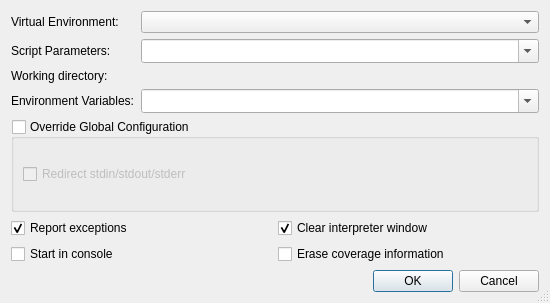
<?xml version="1.0" encoding="UTF-8"?>
<ui version="4.0">
 <class>StartCoverageDialog</class>
 <widget class="QDialog" name="StartCoverageDialog">
  <property name="geometry">
   <rect>
    <x>0</x>
    <y>0</y>
    <width>550</width>
    <height>303</height>
   </rect>
  </property>
  <property name="windowTitle">
   <string>Start coverage run</string>
  </property>
  <property name="sizeGripEnabled">
   <bool>true</bool>
  </property>
  <layout class="QVBoxLayout" name="verticalLayout_2">
   <item>
    <layout class="QGridLayout" name="gridLayout_3">
     <item row="2" column="0">
      <widget class="QLabel" name="TextLabel2">
       <property name="text">
        <string>Working directory:</string>
       </property>
       <property name="buddy">
        <cstring>workdirPicker</cstring>
       </property>
      </widget>
     </item>
     <item row="1" column="0">
      <widget class="QLabel" name="TextLabel1">
       <property name="text">
        <string>Script Parameters:</string>
       </property>
       <property name="buddy">
        <cstring>cmdlineCombo</cstring>
       </property>
      </widget>
     </item>
     <item row="1" column="1">
      <widget class="QComboBox" name="cmdlineCombo">
       <property name="sizePolicy">
        <sizepolicy hsizetype="Expanding" vsizetype="Fixed">
         <horstretch>0</horstretch>
         <verstretch>0</verstretch>
        </sizepolicy>
       </property>
       <property name="toolTip">
        <string>Enter the commandline parameters</string>
       </property>
       <property name="whatsThis">
        <string>&lt;b&gt;Commandline&lt;/b&gt;
&lt;p&gt;Enter the commandline parameters in this field.&lt;/p&gt;</string>
       </property>
       <property name="editable">
        <bool>true</bool>
       </property>
       <property name="insertPolicy">
        <enum>QComboBox::InsertAtTop</enum>
       </property>
       <property name="sizeAdjustPolicy">
        <enum>QComboBox::AdjustToMinimumContentsLengthWithIcon</enum>
       </property>
       <property name="duplicatesEnabled">
        <bool>false</bool>
       </property>
      </widget>
     </item>
     <item row="3" column="1">
      <widget class="QComboBox" name="environmentCombo">
       <property name="sizePolicy">
        <sizepolicy hsizetype="Expanding" vsizetype="Fixed">
         <horstretch>0</horstretch>
         <verstretch>0</verstretch>
        </sizepolicy>
       </property>
       <property name="toolTip">
        <string>Enter the environment variables to be set.</string>
       </property>
       <property name="whatsThis">
        <string>&lt;b&gt;Environment Variables&lt;/b&gt;
&lt;p&gt;Enter the environment variables to be set for the program. The individual settings must be separated by whitespace and be given in the form 'var=value'. In order to add to an environment variable, enter it in the form 'var+=value'. To delete an environment variable, append a '-' to the variable name.&lt;/p&gt;
&lt;p&gt;Example: var1=1 var2=&quot;hello world&quot; var3+=&quot;:/tmp&quot; var4-&lt;/p&gt;</string>
       </property>
       <property name="editable">
        <bool>true</bool>
       </property>
       <property name="insertPolicy">
        <enum>QComboBox::InsertAtTop</enum>
       </property>
       <property name="sizeAdjustPolicy">
        <enum>QComboBox::AdjustToMinimumContentsLengthWithIcon</enum>
       </property>
       <property name="duplicatesEnabled">
        <bool>false</bool>
       </property>
      </widget>
     </item>
     <item row="2" column="1">
      <widget class="E5ComboPathPicker" name="workdirPicker" native="true">
       <property name="sizePolicy">
        <sizepolicy hsizetype="Expanding" vsizetype="Preferred">
         <horstretch>0</horstretch>
         <verstretch>0</verstretch>
        </sizepolicy>
       </property>
       <property name="focusPolicy">
        <enum>Qt::WheelFocus</enum>
       </property>
       <property name="toolTip">
        <string>Enter the working directory</string>
       </property>
       <property name="whatsThis">
        <string>&lt;b&gt;Working directory&lt;/b&gt;
&lt;p&gt;Enter the working directory of the application to be debugged. Leave it empty to set the working directory to the executable directory.&lt;/p&gt;</string>
       </property>
      </widget>
     </item>
     <item row="0" column="1">
      <widget class="QComboBox" name="venvComboBox">
       <property name="sizePolicy">
        <sizepolicy hsizetype="Expanding" vsizetype="Fixed">
         <horstretch>0</horstretch>
         <verstretch>0</verstretch>
        </sizepolicy>
       </property>
       <property name="toolTip">
        <string>Select the virtual environment to be used</string>
       </property>
       <property name="whatsThis">
        <string>&lt;b&gt;Virtual Environment&lt;/b&gt;
&lt;p&gt;Enter the virtual environment to be used. Leave it empty to use the default environment, i.e. the one configured globally or per project.&lt;/p&gt;</string>
       </property>
       <property name="sizeAdjustPolicy">
        <enum>QComboBox::AdjustToContentsOnFirstShow</enum>
       </property>
      </widget>
     </item>
     <item row="0" column="0">
      <widget class="QLabel" name="label">
       <property name="text">
        <string>Virtual Environment:</string>
       </property>
       <property name="buddy">
        <cstring>venvComboBox</cstring>
       </property>
      </widget>
     </item>
     <item row="3" column="0">
      <widget class="QLabel" name="textLabel1">
       <property name="text">
        <string>Environment Variables:</string>
       </property>
       <property name="buddy">
        <cstring>environmentCombo</cstring>
       </property>
      </widget>
     </item>
    </layout>
   </item>
   <item>
    <widget class="QGroupBox" name="globalOverrideGroup">
     <property name="title">
      <string>Override Global Configuration</string>
     </property>
     <property name="checkable">
      <bool>true</bool>
     </property>
     <property name="checked">
      <bool>false</bool>
     </property>
     <layout class="QVBoxLayout" name="verticalLayout">
      <item>
       <widget class="QCheckBox" name="redirectCheckBox">
        <property name="toolTip">
         <string>Select, to redirect stdin, stdout and stderr of the program being debugged to the eric IDE</string>
        </property>
        <property name="text">
         <string>Redirect stdin/stdout/stderr</string>
        </property>
       </widget>
      </item>
     </layout>
    </widget>
   </item>
   <item>
    <layout class="QGridLayout" name="gridLayout_2">
     <item row="0" column="0">
      <widget class="QCheckBox" name="exceptionCheckBox">
       <property name="toolTip">
        <string>Uncheck to disable exception reporting</string>
       </property>
       <property name="whatsThis">
        <string>&lt;b&gt;Report exceptions&lt;/b&gt;
&lt;p&gt;Uncheck this in order to disable exception reporting.&lt;/p&gt;</string>
       </property>
       <property name="text">
        <string>Report exceptions</string>
       </property>
       <property name="shortcut">
        <string>Alt+E</string>
       </property>
       <property name="checked">
        <bool>true</bool>
       </property>
      </widget>
     </item>
     <item row="0" column="1">
      <widget class="QCheckBox" name="clearShellCheckBox">
       <property name="toolTip">
        <string>Select to clear the display of the interpreter window</string>
       </property>
       <property name="whatsThis">
        <string>&lt;b&gt;Clear interpreter window&lt;/b&gt;&lt;p&gt;This clears the display of the interpreter window before starting the debug client.&lt;/p&gt;</string>
       </property>
       <property name="text">
        <string>Clear interpreter window</string>
       </property>
       <property name="checked">
        <bool>true</bool>
       </property>
      </widget>
     </item>
     <item row="1" column="0">
      <widget class="QCheckBox" name="consoleCheckBox">
       <property name="toolTip">
        <string>Select to start the debugger in a console window</string>
       </property>
       <property name="whatsThis">
        <string>&lt;b&gt;Start in console&lt;/b&gt;
&lt;p&gt;Select to start the debugger in a console window. The console command has to be configured on the Debugger-&amp;gt;General page&lt;/p&gt;</string>
       </property>
       <property name="text">
        <string>Start in console</string>
       </property>
      </widget>
     </item>
     <item row="1" column="1">
      <widget class="QCheckBox" name="eraseCheckBox">
       <property name="toolTip">
        <string>Select this to erase the collected coverage information</string>
       </property>
       <property name="whatsThis">
        <string>&lt;b&gt;Erase coverage information&lt;/b&gt;
&lt;p&gt;Select this to erase the collected coverage information before the next coverage run.&lt;/p&gt;</string>
       </property>
       <property name="text">
        <string>Erase coverage information</string>
       </property>
       <property name="shortcut">
        <string>Alt+C</string>
       </property>
      </widget>
     </item>
    </layout>
   </item>
   <item>
    <widget class="QDialogButtonBox" name="buttonBox">
     <property name="orientation">
      <enum>Qt::Horizontal</enum>
     </property>
     <property name="standardButtons">
      <set>QDialogButtonBox::Cancel|QDialogButtonBox::Ok</set>
     </property>
    </widget>
   </item>
  </layout>
 </widget>
 <pixmapfunction>qPixmapFromMimeSource</pixmapfunction>
 <customwidgets>
  <customwidget>
   <class>E5ComboPathPicker</class>
   <extends>QWidget</extends>
   <header>E5Gui/E5PathPicker.h</header>
   <container>1</container>
  </customwidget>
 </customwidgets>
 <tabstops>
  <tabstop>venvComboBox</tabstop>
  <tabstop>cmdlineCombo</tabstop>
  <tabstop>workdirPicker</tabstop>
  <tabstop>environmentCombo</tabstop>
  <tabstop>globalOverrideGroup</tabstop>
  <tabstop>redirectCheckBox</tabstop>
  <tabstop>exceptionCheckBox</tabstop>
  <tabstop>clearShellCheckBox</tabstop>
  <tabstop>consoleCheckBox</tabstop>
  <tabstop>eraseCheckBox</tabstop>
 </tabstops>
 <resources/>
 <connections>
  <connection>
   <sender>buttonBox</sender>
   <signal>accepted()</signal>
   <receiver>StartCoverageDialog</receiver>
   <slot>accept()</slot>
   <hints>
    <hint type="sourcelabel">
     <x>37</x>
     <y>218</y>
    </hint>
    <hint type="destinationlabel">
     <x>28</x>
     <y>201</y>
    </hint>
   </hints>
  </connection>
  <connection>
   <sender>buttonBox</sender>
   <signal>rejected()</signal>
   <receiver>StartCoverageDialog</receiver>
   <slot>reject()</slot>
   <hints>
    <hint type="sourcelabel">
     <x>122</x>
     <y>218</y>
    </hint>
    <hint type="destinationlabel">
     <x>113</x>
     <y>199</y>
    </hint>
   </hints>
  </connection>
 </connections>
</ui>
